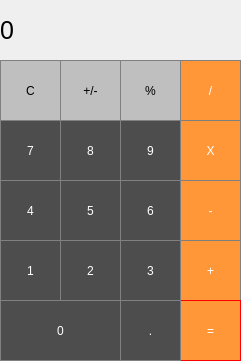
<?xml version="1.0" encoding="UTF-8"?>
<ui version="4.0">
 <class>MainWindow</class>
 <widget class="QMainWindow" name="MainWindow">
  <property name="geometry">
   <rect>
    <x>0</x>
    <y>0</y>
    <width>241</width>
    <height>361</height>
   </rect>
  </property>
  <property name="windowTitle">
   <string>MainWindow</string>
  </property>
  <widget class="QWidget" name="centralWidget">
   <widget class="QLabel" name="label">
    <property name="geometry">
     <rect>
      <x>0</x>
      <y>0</y>
      <width>241</width>
      <height>61</height>
     </rect>
    </property>
    <property name="font">
     <font>
      <pointsize>19</pointsize>
     </font>
    </property>
    <property name="styleSheet">
     <string notr="true">QLabel {
	qproperty-alignment: 'AlignVCenter | AlignRight';
	border: 1px solid gray;

}
background-color : white;</string>
    </property>
    <property name="text">
     <string>0</string>
    </property>
   </widget>
   <widget class="QPushButton" name="clearBtn">
    <property name="geometry">
     <rect>
      <x>0</x>
      <y>60</y>
      <width>61</width>
      <height>61</height>
     </rect>
    </property>
    <property name="styleSheet">
     <string notr="true">QPushButton{
	background-color: rgb(191,191,191);
	color:black;
	border: 1px solid gray;
}
QPushButton:pressed{
	background-color: qlineargradient(x1:0, y1:0, x2:0, y2:1, stop:
															0 #BEBEBE, stop:1 #D7D7D7)
}</string>
    </property>
    <property name="text">
     <string>C</string>
    </property>
   </widget>
   <widget class="QPushButton" name="unaryBtn">
    <property name="geometry">
     <rect>
      <x>60</x>
      <y>60</y>
      <width>61</width>
      <height>61</height>
     </rect>
    </property>
    <property name="styleSheet">
     <string notr="true">QPushButton{
	background-color: rgb(191,191,191);
	color:black;
	border: 1px solid gray;
}
QPushButton:pressed{
	background-color: qlineargradient(x1:0, y1:0, x2:0, y2:1, stop:
															0 #BEBEBE, stop:1 #D7D7D7)
}</string>
    </property>
    <property name="text">
     <string>+/-</string>
    </property>
   </widget>
   <widget class="QPushButton" name="precentBtn">
    <property name="geometry">
     <rect>
      <x>120</x>
      <y>60</y>
      <width>61</width>
      <height>61</height>
     </rect>
    </property>
    <property name="styleSheet">
     <string notr="true">QPushButton{
	background-color: rgb(191,191,191);
	color:black;
	border: 1px solid gray;
}
QPushButton:pressed{
	background-color: qlineargradient(x1:0, y1:0, x2:0, y2:1, stop:
															0 #BEBEBE, stop:1 #D7D7D7)
}</string>
    </property>
    <property name="text">
     <string>%</string>
    </property>
   </widget>
   <widget class="QPushButton" name="divideBtn">
    <property name="geometry">
     <rect>
      <x>180</x>
      <y>60</y>
      <width>61</width>
      <height>61</height>
     </rect>
    </property>
    <property name="styleSheet">
     <string notr="true">QPushButton {
  background-color: rgb(255, 151, 57);
  color: white; 
  border: 1px solid gray;
}

QPushButton:pressed {
    background-color: qlineargradient(x1: 0, y1: 0, x2: 0, y2: 1,
                                      stop: 0 #FF7832, stop: 1 #FF9739);
}</string>
    </property>
    <property name="text">
     <string>/</string>
    </property>
   </widget>
   <widget class="QPushButton" name="multiplyBtn">
    <property name="geometry">
     <rect>
      <x>180</x>
      <y>120</y>
      <width>61</width>
      <height>61</height>
     </rect>
    </property>
    <property name="styleSheet">
     <string notr="true">QPushButton {
  background-color: rgb(255, 151, 57);
  color: white; 
  border: 1px solid gray;
}

QPushButton:pressed {
    background-color: qlineargradient(x1: 0, y1: 0, x2: 0, y2: 1,
                                      stop: 0 #FF7832, stop: 1 #FF9739);
}</string>
    </property>
    <property name="text">
     <string>X</string>
    </property>
   </widget>
   <widget class="QPushButton" name="numBtn8">
    <property name="geometry">
     <rect>
      <x>60</x>
      <y>120</y>
      <width>61</width>
      <height>61</height>
     </rect>
    </property>
    <property name="styleSheet">
     <string notr="true">QPushButton {
  background-color: rgb(77, 77, 77);
  color: white; 
  border: 1px solid gray;
}

QPushButton:pressed {
    background-color: qlineargradient(x1: 0, y1: 0, x2: 0, y2: 1,
                                      stop: 0 #FF7832, stop: 1 #FF9739);
}</string>
    </property>
    <property name="text">
     <string>8</string>
    </property>
   </widget>
   <widget class="QPushButton" name="numBtn7">
    <property name="geometry">
     <rect>
      <x>0</x>
      <y>120</y>
      <width>61</width>
      <height>61</height>
     </rect>
    </property>
    <property name="styleSheet">
     <string notr="true">QPushButton {
  background-color: rgb(77, 77, 77);
  color: white; 
  border: 1px solid gray;
}

QPushButton:pressed {
    background-color: qlineargradient(x1: 0, y1: 0, x2: 0, y2: 1,
                                      stop: 0 #FF7832, stop: 1 #FF9739);
}</string>
    </property>
    <property name="text">
     <string>7</string>
    </property>
   </widget>
   <widget class="QPushButton" name="numBtn9">
    <property name="geometry">
     <rect>
      <x>120</x>
      <y>120</y>
      <width>61</width>
      <height>61</height>
     </rect>
    </property>
    <property name="styleSheet">
     <string notr="true">QPushButton {
  background-color: rgb(77, 77, 77);
  color: white; 
  border: 1px solid gray;
}

QPushButton:pressed {
    background-color: qlineargradient(x1: 0, y1: 0, x2: 0, y2: 1,
                                      stop: 0 #FF7832, stop: 1 #FF9739);
}</string>
    </property>
    <property name="text">
     <string>9</string>
    </property>
   </widget>
   <widget class="QPushButton" name="subBtn">
    <property name="geometry">
     <rect>
      <x>180</x>
      <y>180</y>
      <width>61</width>
      <height>61</height>
     </rect>
    </property>
    <property name="styleSheet">
     <string notr="true">QPushButton {
  background-color: rgb(255, 151, 57);
  color: white; 
  border: 1px solid gray;
}

QPushButton:pressed {
    background-color: qlineargradient(x1: 0, y1: 0, x2: 0, y2: 1,
                                      stop: 0 #FF7832, stop: 1 #FF9739);
}</string>
    </property>
    <property name="text">
     <string>-</string>
    </property>
   </widget>
   <widget class="QPushButton" name="numBtn5">
    <property name="geometry">
     <rect>
      <x>60</x>
      <y>180</y>
      <width>61</width>
      <height>61</height>
     </rect>
    </property>
    <property name="styleSheet">
     <string notr="true">QPushButton {
  background-color: rgb(77, 77, 77);
  color: white; 
  border: 1px solid gray;
}

QPushButton:pressed {
    background-color: qlineargradient(x1: 0, y1: 0, x2: 0, y2: 1,
                                      stop: 0 #FF7832, stop: 1 #FF9739);
}</string>
    </property>
    <property name="text">
     <string>5</string>
    </property>
   </widget>
   <widget class="QPushButton" name="numBtn4">
    <property name="geometry">
     <rect>
      <x>0</x>
      <y>180</y>
      <width>61</width>
      <height>61</height>
     </rect>
    </property>
    <property name="styleSheet">
     <string notr="true">QPushButton {
  background-color: rgb(77, 77, 77);
  color: white; 
  border: 1px solid gray;
}

QPushButton:pressed {
    background-color: qlineargradient(x1: 0, y1: 0, x2: 0, y2: 1,
                                      stop: 0 #FF7832, stop: 1 #FF9739);
}</string>
    </property>
    <property name="text">
     <string>4</string>
    </property>
   </widget>
   <widget class="QPushButton" name="numBtn6">
    <property name="geometry">
     <rect>
      <x>120</x>
      <y>180</y>
      <width>61</width>
      <height>61</height>
     </rect>
    </property>
    <property name="styleSheet">
     <string notr="true">QPushButton {
  background-color: rgb(77, 77, 77);
  color: white; 
  border: 1px solid gray;
}

QPushButton:pressed {
    background-color: qlineargradient(x1: 0, y1: 0, x2: 0, y2: 1,
                                      stop: 0 #FF7832, stop: 1 #FF9739);
}</string>
    </property>
    <property name="text">
     <string>6</string>
    </property>
   </widget>
   <widget class="QPushButton" name="addBtn">
    <property name="geometry">
     <rect>
      <x>180</x>
      <y>240</y>
      <width>61</width>
      <height>61</height>
     </rect>
    </property>
    <property name="styleSheet">
     <string notr="true">QPushButton {
  background-color: rgb(255, 151, 57);
  color: white; 
  border: 1px solid gray;
}

QPushButton:pressed {
    background-color: qlineargradient(x1: 0, y1: 0, x2: 0, y2: 1,
                                      stop: 0 #FF7832, stop: 1 #FF9739);
}</string>
    </property>
    <property name="text">
     <string>+</string>
    </property>
   </widget>
   <widget class="QPushButton" name="numBtn2">
    <property name="geometry">
     <rect>
      <x>60</x>
      <y>240</y>
      <width>61</width>
      <height>61</height>
     </rect>
    </property>
    <property name="styleSheet">
     <string notr="true">QPushButton {
  background-color: rgb(77, 77, 77);
  color: white; 
  border: 1px solid gray;
}

QPushButton:pressed {
    background-color: qlineargradient(x1: 0, y1: 0, x2: 0, y2: 1,
                                      stop: 0 #FF7832, stop: 1 #FF9739);
}</string>
    </property>
    <property name="text">
     <string>2</string>
    </property>
   </widget>
   <widget class="QPushButton" name="numBtn1">
    <property name="geometry">
     <rect>
      <x>0</x>
      <y>240</y>
      <width>61</width>
      <height>61</height>
     </rect>
    </property>
    <property name="styleSheet">
     <string notr="true">QPushButton {
  background-color: rgb(77, 77, 77);
  color: white; 
  border: 1px solid gray;
}

QPushButton:pressed {
    background-color: qlineargradient(x1: 0, y1: 0, x2: 0, y2: 1,
                                      stop: 0 #FF7832, stop: 1 #FF9739);
}</string>
    </property>
    <property name="text">
     <string>1</string>
    </property>
   </widget>
   <widget class="QPushButton" name="numBtn3">
    <property name="geometry">
     <rect>
      <x>120</x>
      <y>240</y>
      <width>61</width>
      <height>61</height>
     </rect>
    </property>
    <property name="styleSheet">
     <string notr="true">QPushButton {
  background-color: rgb(77, 77, 77);
  color: white; 
  border: 1px solid gray;
}

QPushButton:pressed {
    background-color: qlineargradient(x1: 0, y1: 0, x2: 0, y2: 1,
                                      stop: 0 #FF7832, stop: 1 #FF9739);
}</string>
    </property>
    <property name="text">
     <string>3</string>
    </property>
   </widget>
   <widget class="QPushButton" name="numBtn0">
    <property name="geometry">
     <rect>
      <x>0</x>
      <y>300</y>
      <width>121</width>
      <height>61</height>
     </rect>
    </property>
    <property name="styleSheet">
     <string notr="true">QPushButton {
  background-color: rgb(77, 77, 77);
  color: white; 
  border: 1px solid gray;
}

QPushButton:pressed {
    background-color: qlineargradient(x1: 0, y1: 0, x2: 0, y2: 1,
                                      stop: 0 #FF7832, stop: 1 #FF9739);
}</string>
    </property>
    <property name="text">
     <string>0</string>
    </property>
   </widget>
   <widget class="QPushButton" name="equalBtn">
    <property name="geometry">
     <rect>
      <x>180</x>
      <y>300</y>
      <width>61</width>
      <height>61</height>
     </rect>
    </property>
    <property name="styleSheet">
     <string notr="true">QPushButton {
  background-color: rgb(255, 151, 57);
  color: white; 
  border: 1px solid red;
}

QPushButton:pressed {
    background-color: qlineargradient(x1: 0, y1: 0, x2: 0, y2: 1,
                                      stop: 0 #FF7832, stop: 1 #FF9739);
}</string>
    </property>
    <property name="text">
     <string>=</string>
    </property>
   </widget>
   <widget class="QPushButton" name="dotBtn">
    <property name="geometry">
     <rect>
      <x>120</x>
      <y>300</y>
      <width>61</width>
      <height>61</height>
     </rect>
    </property>
    <property name="styleSheet">
     <string notr="true">QPushButton {
  background-color: rgb(77, 77, 77);
  color: white; 
  border: 1px solid gray;
}

QPushButton:pressed {
    background-color: qlineargradient(x1: 0, y1: 0, x2: 0, y2: 1,
                                      stop: 0 #FF7832, stop: 1 #FF9739);
}</string>
    </property>
    <property name="text">
     <string>.</string>
    </property>
   </widget>
  </widget>
 </widget>
 <layoutdefault spacing="6" margin="11"/>
 <resources/>
 <connections/>
</ui>
